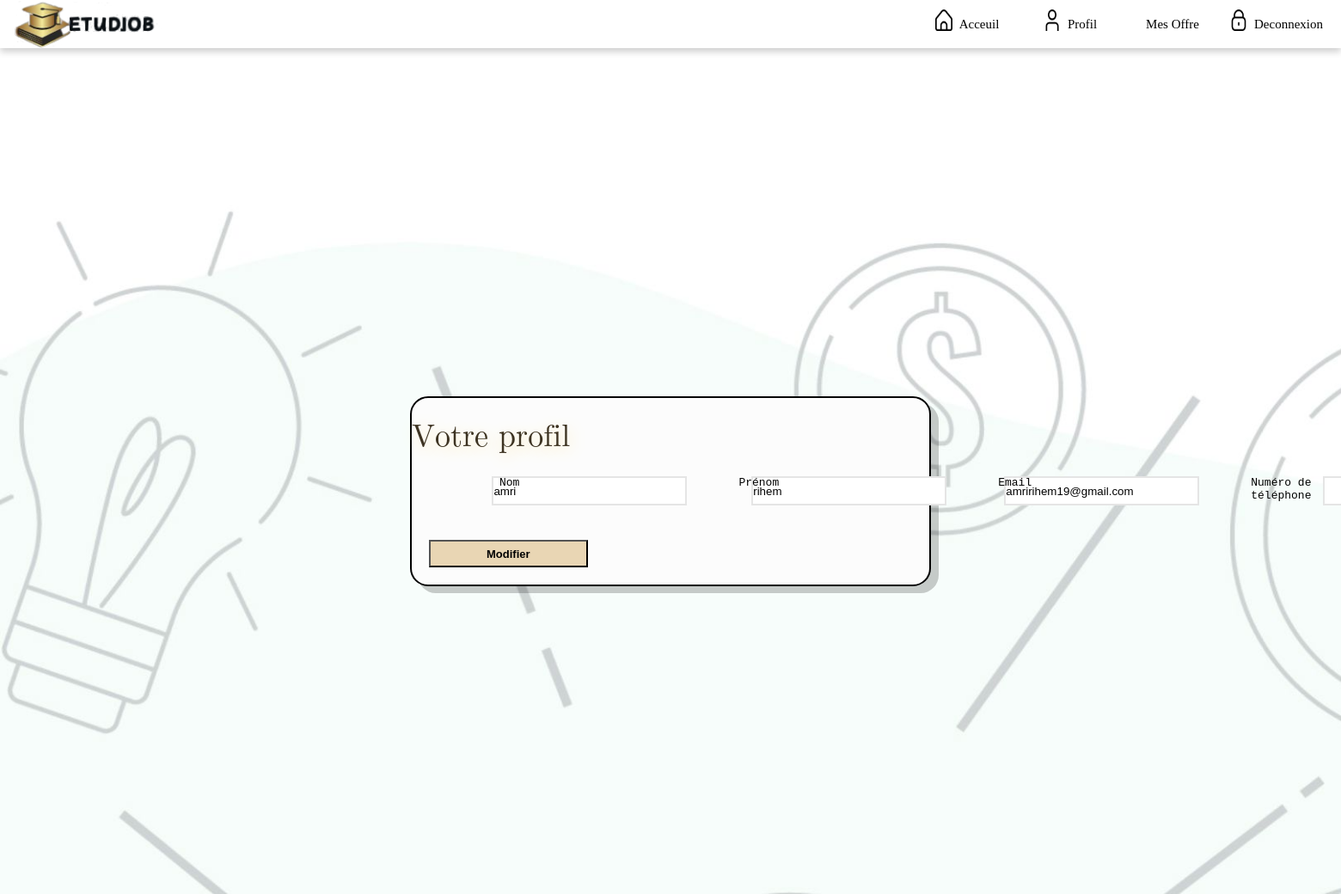
Page /profil.php (signed in) on the earlier database version.
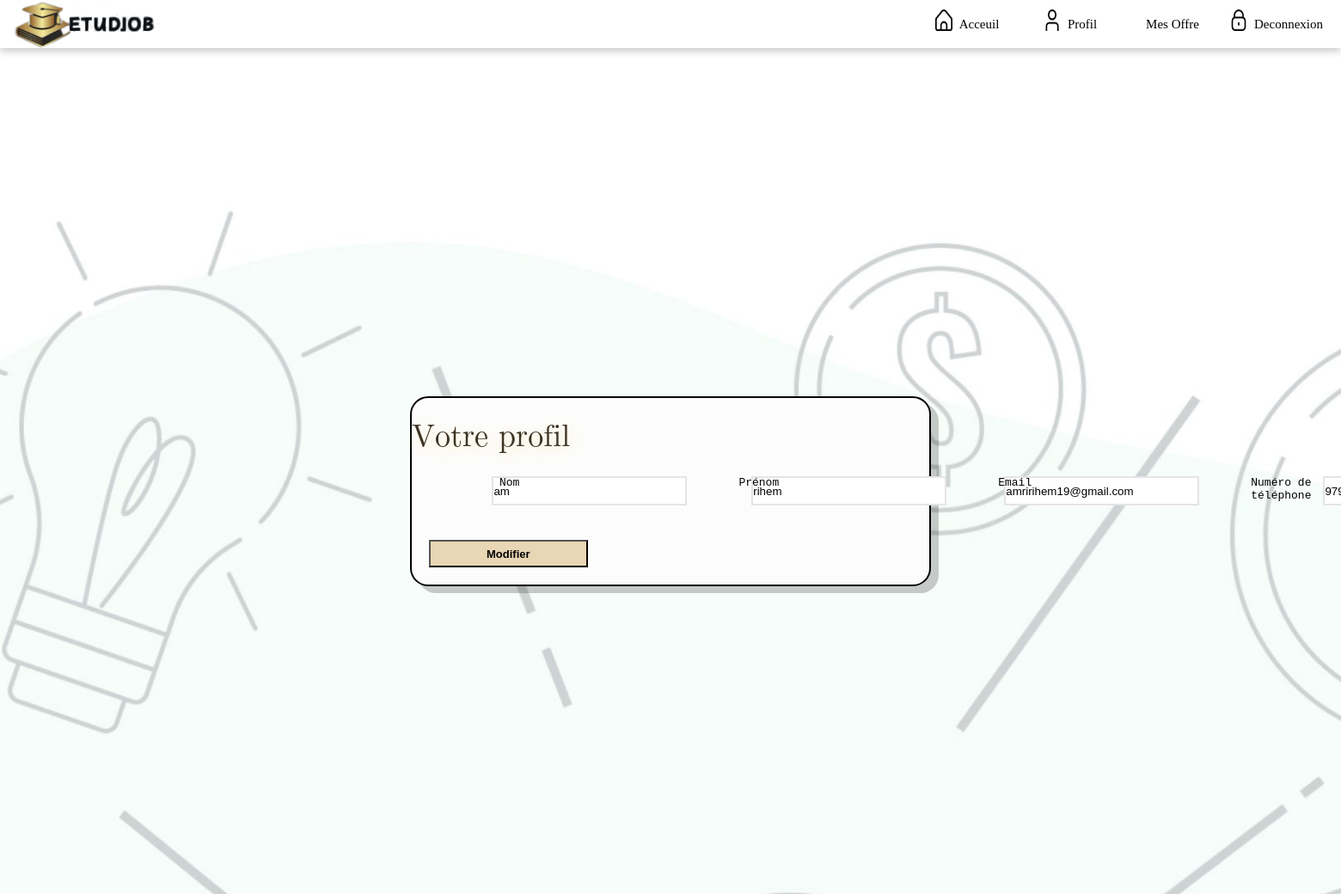
Same page on the later database version.
### tables this page shows
CREATE TABLE `user` (
  `id_user` int(11) NOT NULL,
  `nom` varchar(30) NOT NULL,
  `prenom` varchar(30) NOT NULL,
  `email` varchar(30) NOT NULL,
  `pwd` varchar(30) NOT NULL,
  `genre` varchar(10) NOT NULL,
  `datenaiss` date NOT NULL,
  `role` varchar(10) NOT NULL,
  `niveau` varchar(50) DEFAULT NULL,
  `etablisement` varchar(50) DEFAULT NULL,
  `descrip` text NOT NULL,
  `tel` varchar(8) NOT NULL
);

### profil.php (the view, shortened to what this page needs)
<?php
if (isset($_SESSION['id_user']) && !empty($_SESSION['id_user'])) {
    $user_id = $_SESSION['id_user'];
    $serveur = "localhost";
    $utilisateur = "root";
    $mot_de_passe = "";
    $base_de_donnees = "etudjobweb";
    $connexion = mysqli_connect($serveur, $utilisateur, $mot_de_passe, $base_de_donnees);
    $query = "SELECT * FROM user WHERE id_user = $user_id";
    $resultat = mysqli_query($connexion, $query);
    if ($resultat) {
        $utilisateur = mysqli_fetch_assoc($resultat);
    } else {
          echo("erreur de connection");
    }
} else {
    header("Location: login.php");
    exit();
}
?>
<!DOCTYPE html>
<html lang="en">
<head>
  <link rel="stylesheet" href="profil.css">
</head>
<body>
  <div class="background">
    <div class="navbar">
      <header class="header">
          <img src="../PROJETWEB/img/etud.png" alt="" class="logo">
          <ul class="navlist">
          <li class="navitem">
              <a href="etudiant.html" class="link">
              <img src="../PROJETWEB/img/maison.png" alt="Acceuil" class="icon">
              <p class="picon">Acceuil</p>
              </a>
          </li>
          <li class="navitem">
              <a href="profil.php" class="link">
              <img src="../PROJETWEB/img/utilisateur.png" alt="Save Offres" class="icon">
              <p class="picon">Profil</p>
              </a>
          </li>
          <li class="navitem">
                    <a href="Mesoffre.php" class="link">
                    <p class="picon">Mes Offre</p>
                    </a>
                </li>
          <li class="navitem">
              <a href="Acceuil.html" class="link">
              <img src="../PROJETWEB/img/bloquer.png" alt="Log Out" class="icon">
              <p class="picon">Deconnexion</p>
              </a>
          </li>
          </ul>
      </header>
  </div>
    <div class="loginbody">
      <div class="tabcontent">
        <form class="mef">
          <p class="p1inscrit">Votre profil</p>
          <div class="labelinput1">
          <div class="labelinput1">
            <label for="nom" class="nom">Nom</label>
            <input type="text" id="nom" value="<?php echo $utilisateur['nom']; ?>" class="inputinscrit1" readonly>
          </div>
          <div class="labelinput1">
            <label for="prenom" class="prenom">Prénom</label>
            <input type="text" id="prenom" value="<?php echo $utilisateur['prenom']; ?>" class="inputinscrit1" readonly>
          </div>
          <div class="labelinput1">
            <label for="email" class="email">Email</label>
            <input type="text" id="email" value="<?php echo $utilisateur['email']; ?>" class="inputinscrit1" readonly>
          </div>
          <div class="labelinput1">
            <label for="tel" class="tel">Numéro de téléphone</label>
            <input type="text" id="tel" value="<?php echo $utilisateur['tel']; ?>" class="inputinscrit1" readonly>
          </div>
          </div>
          <button type="button" class="bottom1" onclick="window.location.href='modifierProfil.php'">Modifier</button>
        </form>
      </div>
    </div>
  </div>
</body>
</html>

Differences in the rows shown:
changed user "rihem": nom "amri" → "am"; tel (not shown) → "97993774"
